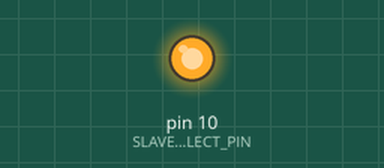
A sketch run on a simulated Arduino Uno, built with avr-gcc and run on an emulated ATmega328P. Parts: output pins drawn as LEDs (lit = HIGH). What the sketch prints to the serial monitor is not drawn.

Above: at 0.1 s.
Timing chart, 0 to 1.6 s (numbered marks = the images above):
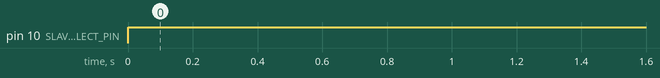

The sketch:

arduino_SPI_master.ino
```cpp
#include <SPI.h>

#define SLAVE_SELECT_PIN 10 // Define the Slave Select pin

void setup() {
  // Initialize SPI as Master
  SPI.begin();
  Serial.begin(9600);
  // Set Slave Select pin as an output
  pinMode(SLAVE_SELECT_PIN, OUTPUT);
}

void loop() {
  // Select the slave
  digitalWrite(SLAVE_SELECT_PIN, LOW);

  // Send data to the slave
  int data = SPI.transfer(0x55); // Example data to send
  Serial.println(data);
  // Deselect the slave
  digitalWrite(SLAVE_SELECT_PIN, HIGH);

  // Wait before sending next data
  delay(1000);
}
```

Measured:
- by itself, pin 10 (SLAVE_SELECT_PIN): LOW → HIGH at 0.00 s
